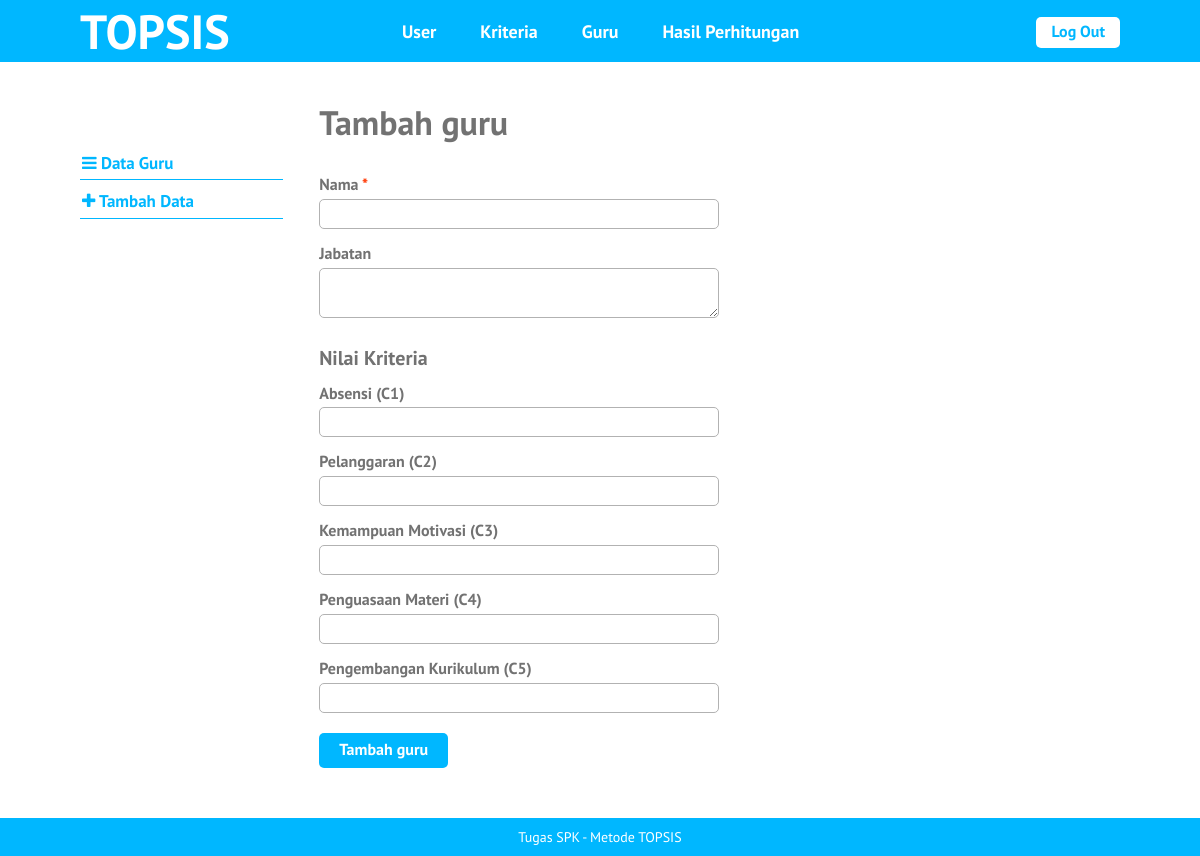
The app's page /tambah-guru.php (signed in) with its own data.
### tables this page shows
CREATE TABLE `kriteria` (
  `id_kriteria` int(10) NOT NULL,
  `nama` varchar(30) NOT NULL,
  `type` enum('benefit','cost') NOT NULL,
  `bobot` float NOT NULL,
  `ada_pilihan` tinyint(1) DEFAULT NULL,
  `urutan_order` int(2) NOT NULL
);

### tambah-guru.php (the view, shortened to what this page needs)
<?php require_once('includes/init.php'); ?>
<?php
$nama = (isset($_POST['nama'])) ? trim($_POST['nama']) : '';
$jabatan = (isset($_POST['jabatan'])) ? trim($_POST['jabatan']) : '';
?>
<?php
require_once('template-parts/header.php');
?>
	<div class="main-content-row">
	<div class="container clearfix">
		<?php include_once('template-parts/sidebar-guru.php'); ?>
		<div class="main-content the-content">
			<h1>Tambah guru</h1>
				<form action="tambah-guru.php" method="post">
					<div class="field-wrap clearfix">
						<label>Nama <span class="red">*</span></label>
						<input type="text" name="nama" value="<?php echo $nama; ?>">
					</div>
					<div class="field-wrap clearfix">
						<label>Jabatan</label>
						<textarea name="jabatan" cols="30" rows="2"><?php echo $jabatan; ?></textarea>
					</div>
					<h3>Nilai Kriteria</h3>
					<?php
					$query = $pdo->prepare('SELECT id_kriteria, nama, ada_pilihan FROM kriteria ORDER BY urutan_order ASC');
					$query->execute();
					$query->setFetchMode(PDO::FETCH_ASSOC);
					if($query->rowCount() > 0):
						while($kriteria = $query->fetch()):
						?>
							<div class="field-wrap clearfix">
								<label><?php echo $kriteria['nama']; ?></label>
								<?php if(!$kriteria['ada_pilihan']): ?>
									<input type="number" step="0.001" name="kriteria[<?php echo $kriteria['id_kriteria']; ?>]">
								<?php endif; ?>
							</div>
						<?php
						endwhile;
					else:
						echo '<p>Kriteria masih kosong.</p>';
					endif;
					?>
					<div class="field-wrap clearfix">
						<button type="submit" name="submit" value="submit" class="button">Tambah guru</button>
					</div>
				</form>
		</div>
	</div>
	</div>
<?php
require_once('template-parts/footer.php');

### stylesheets/style.css (style rules this page uses)
html, body, div, span, applet, object, iframe, h1, h2, h3, h4, h5, h6, p, blockquote, pre, a, abbr, acronym, address, big, cite, code, del, dfn, em, img, ins, kbd, q, s, samp, small, strike, strong, sub, sup, tt, var, b, u, i, center, dl, dt, dd, ol, ul, li, fieldset, form, label, legend, table, caption, tbody, tfoot, thead, tr, th, td, article, aside, canvas, details, embed, figure, figcaption, footer, header, hgroup, menu, nav, output, ruby, section, summary, time, mark, audio, video { margin: 0; padding: 0; border: 0; font-size: 100%; vertical-align: baseline; }
body { line-height: 1; }
*, *:before, *:after { -moz-box-sizing: border-box; -webkit-box-sizing: border-box; box-sizing: border-box; }
.clearfix:before, .clearfix:after { content: " "; display: table; }
.clear, .clearfix:after { clear: both; }
.container { max-width: 1100px; margin: 0 auto; position: relative; padding: 0 30px; }
body { background: #00b7ff; font-family: "PT Sans", sans-serif; color: #727272; font-size: 14px; line-height: 1.3; font-weight: 500; }
textarea, input[type="text"], input[type="email"], input[type="date"], input[type="tel"], input[type="search"], input[type="number"], select, input[type="password"] { background: #fff; border: 1px solid #b2b2b2; width: 100%; font-family: inherit; font-weight: inherit; font-size: 16px; padding: 4px 10px; vertical-align: top; margin: 0; color: #727272; border-radius: 5px; }
textarea { min-width: 100%; max-width: 100%; }
h1, h2, h3, h4, h5, h6 { font-weight: 300; }
.the-content { font-size: 16px; line-height: 1.42857; }
.the-content h1, .the-content h2, .the-content h3, .the-content h4, .the-content h5, .the-content h6 { font-weight: 700; }
.the-content h1 { font-size: 34px; margin: 0.8em 0 0.8em; padding: 0; line-height: 1.2; }
.the-content h3 { font-size: 20px; margin: 0.8em 0 0.3em; }
.the-content > h1:first-child, .the-content > h3:first-child, .the-content > h2:first-child { margin-top: 0; }
button, a { -webkit-transition: all 0.2s ease; -moz-transition: all 0.2s ease; -o-transition: all 0.2s ease; transition: all 0.2s ease; }
span.red, a.red, .the-content span.red, .the-content a.red { color: #ff3600; }
.the-content .button, .button { background: #00b7ff; color: #fff; display: inline-block; font-size: 16px; font-weight: 700; line-height: 1.2; border: 0; font-family: inherit; padding: 7px 20px 9px; cursor: pointer; border-radius: 5px; }
.main-content { float: right; width: 77%; padding: 40px 0; }
.field-wrap { max-width: 400px; padding-bottom: 10px; }
.field-wrap label { display: block; font-weight: 700; padding: 3px 0; }
.field-wrap .button { margin-top: 10px; }

### records on screen
kriteria: nama "Absensi (C1)"
kriteria: nama "Pelanggaran (C2)"
kriteria: nama "Kemampuan Motivasi (C3)"
kriteria: nama "Penguasaan Materi (C4)"
kriteria: nama "Pengembangan Kurikulum (C5)"
